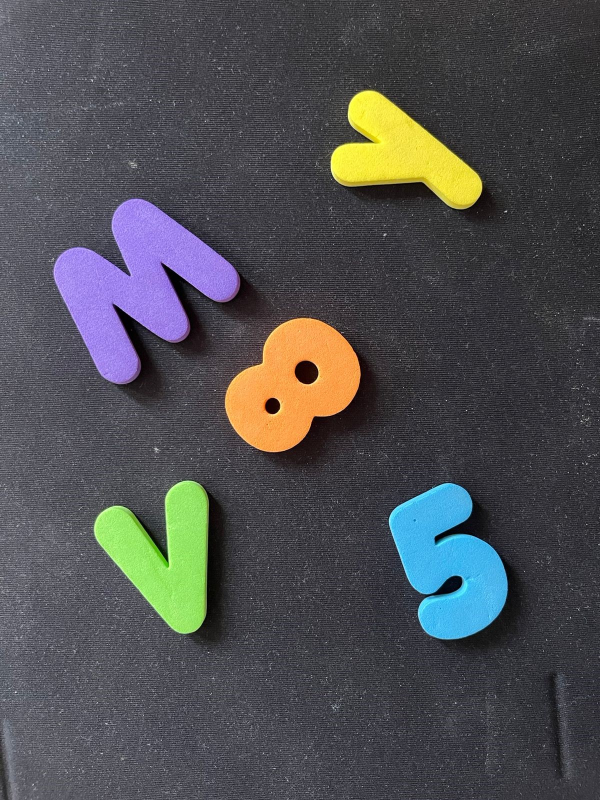
#> input picture act2/im1.jpeg, 1200 x 1600 px (shown at 1/2 size)
$ python segmentacion_regiones_profe.py
#> lines starting #> are read from the running program, lines starting #| are printed output that depends on the picture; after the words box and inside, x2 and y2 are one past the last pixel; in counts of white or black regions, pixels touching at a corner belong together
# Programa para segmentar regiones de interés en función del color
import cv2
import numpy as np

if __name__ == '__main__':
    print("Inicio")
    # Abrimos la imagen
    img = cv2.imread("im1.jpeg")
#> img is the input picture: shape (1600, 1200, 3); mean B, G, R 81.4, 79.4, 78.8
    print(img.shape)
#| (1600, 1200, 3)

    # Cambiamos de tamaño (opcional)
    f = 0.5
    img_resized = cv2.resize(img, (0,0), fx=f, fy=f)
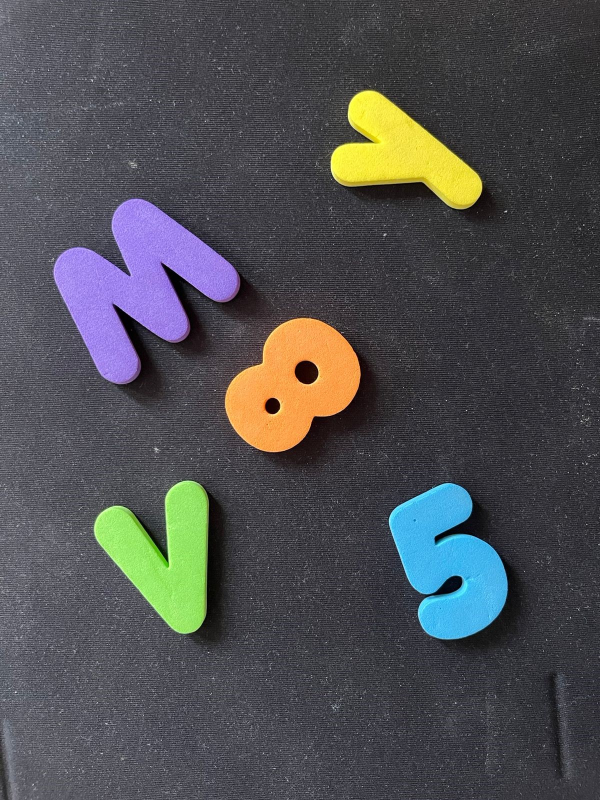
#> img_resized: shape (800, 600, 3); mean B, G, R 81.5, 79.5, 78.9

    # Tomamos una muestra de la región de interés
    x_ini = 560
    y_ini = 760
    s_ini = 10
    sample = img_resized[int(y_ini*f):int(y_ini*f + s_ini), int(x_ini*f):int(x_ini*f + s_ini), :] # x=560, y=760
    #print(sample)
    min_sample = np.min(sample, axis=(0,1))
#> min_sample = [61, 149, 237]
    max_sample = np.max(sample, axis=(0,1))
#> max_sample = [89, 179, 255]

    print("minimo: ", min_sample)
#| minimo:  [ 61 149 237]
    print("maximo: ", max_sample)
#| maximo:  [ 89 179 255]

    # Umbralizamos
    img_bin = cv2.inRange(img_resized, min_sample, max_sample)
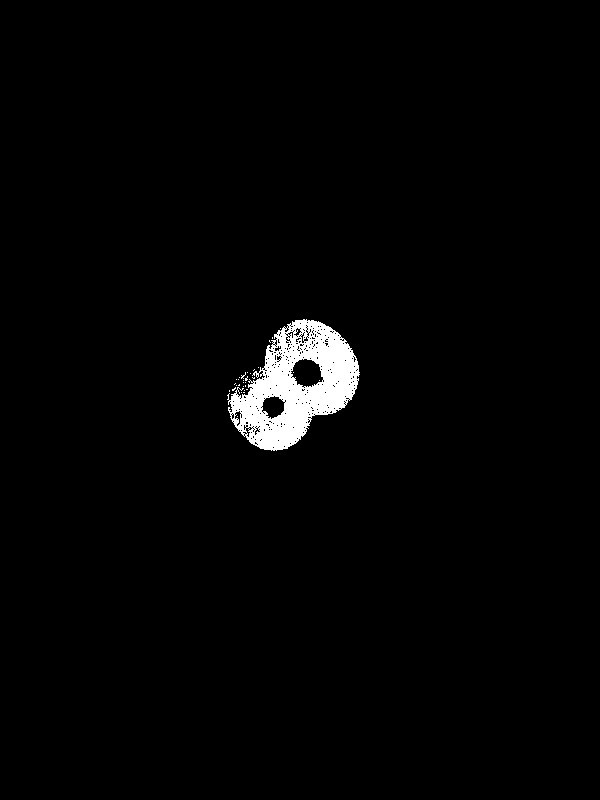
#> img_bin: shape (800, 600); 1.9% white; 31 white regions (30 under 20 px), largest, box (x1, y1, x2, y2) and area: (227, 319, 360, 451) 9017

    # Limpiamos ruido en la imagen
    kernel = np.ones((5,5), np.uint8)
    img_closed = cv2.morphologyEx(img_bin, cv2.MORPH_CLOSE, kernel)
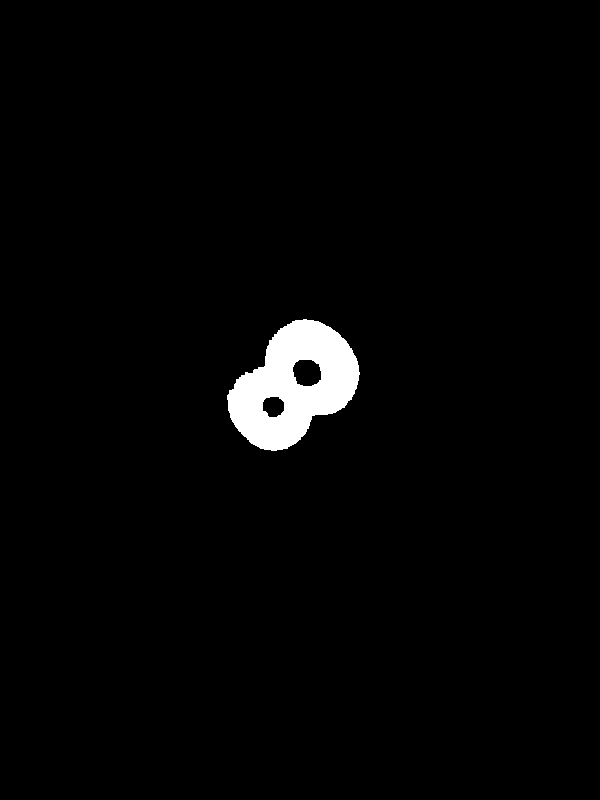
#> img_closed: shape (800, 600); 2.1% white; 1 white region

    # Buscamos contornos
    contours, hier = cv2.findContours(img_closed, cv2.RETR_TREE, cv2.CHAIN_APPROX_NONE)
#> contours = 3 contours; box (x1, y1, x2, y2) and area: (227, 319, 360, 451) 11006, (292, 359, 322, 387) 640, (262, 396, 285, 418) 372
    print(contours)
#> (printed output is left out)
    #print(hier)

    # Dibujamos contornos
    img_cnts = cv2.drawContours(img_resized, contours, -1, (0,0,255), 2)

    # Guardamos resultado
    #cv2.imshow("img", img)
    cv2.imshow("img_resized", img_resized)
    cv2.imshow("img_bin", img_bin)
    cv2.imshow("img_closed", img_closed)
    cv2.imshow("contours", img_cnts)
    cv2.waitKey(0)

    # Guardamos resultado
    cv2.imwrite("resultado.png", img_cnts)
